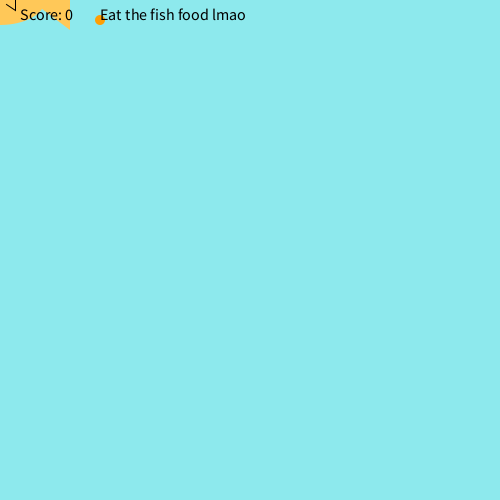
Frame 1 (no input)
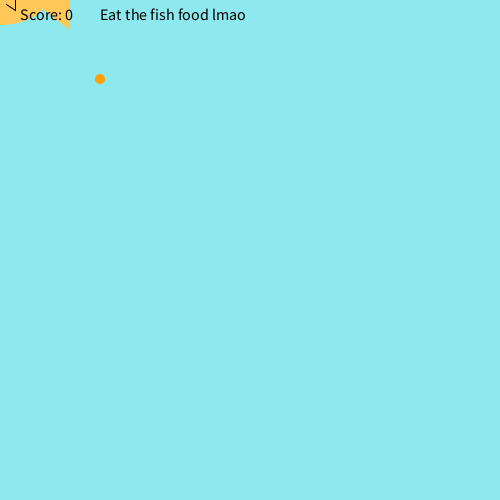
Frame 60 (the mouse pressed at the canvas centre just before this capture)
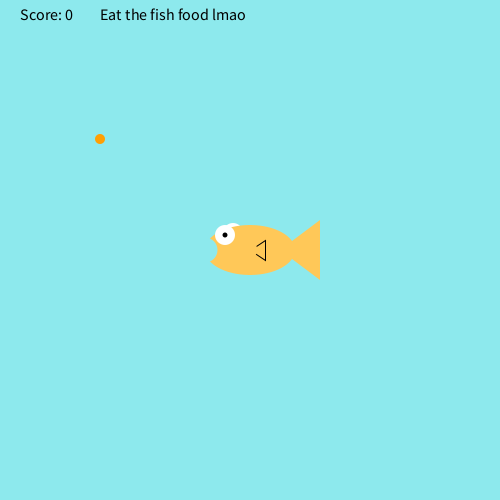
Frame 120 (the mouse held since frame 60 and released just before this capture)

The Processing sketch that drew these frames (run headless with seeded random() and noise(); from frame 60 on, the mouse is pressed at the canvas centre):

// Processing sketch: fishy
// ── fishy.pde
int foodX = 100;
int foodxp = 100;
int foodyp = 20;
int foodY = 20;
int score;
int sped = 1;
void setup(){
  size(500,500);

}


void draw(){
  background(141,233,237);
    fill(#FF9F03);
    noStroke();
    ellipse(foodX, foodY, 10, 10);  
    foodY = foodY + sped;
    if (foodY >= height){
          foodX = (int) random(width-20);      
    }

    drawFish();
    checkCatch(foodX, foodY);
    fill(0, 0, 0);
    textSize(16);
    text("Score: " + score, 20, 20);
    fill(0,0,0);
    textSize(16);
    text("Eat the fish food lmao" , 100, 20);
    if (score==15){
      sped = 2;
    }
    else if (score==35){
      sped = 3;
    }
        else if (score==55){
      sped = 4;
    }
        else if (score==75){
      sped = 5;
    }
        else if (score==95){
      sped = 6;
    }
    if (score == 150){
      background(141,233,237);
      fill(0,0,0);
      textSize(16);
      text("congrats you won loser lmao" , 100, 20);
    }
}

void drawFish(){
     noStroke();
     fill(255,255,255);
     ellipse(mouseX-17,mouseY-17,20,20); //back side eye
     fill(255,200,88);
     ellipse(mouseX,mouseY,90,50); //body
     triangle(mouseX+30,mouseY,mouseX+70,mouseY+30,mouseX+70,mouseY-30); //tail
     stroke(0);
     triangle(mouseX,mouseY,mouseX+15,mouseY+10,mouseX+15,mouseY-10); //side fin
     noStroke();
     fill(255,200,88);
     ellipse(mouseX,mouseY,15,15); //side fin cover
     noStroke();
     fill(255,255,255);
     ellipse(mouseX-25,mouseY-15,20,20); //front eye
     fill(0,0,0);
     ellipse(mouseX-25,mouseY-15,5,5); //pupil
     fill(141,233,237);
     ellipse(mouseX-45,mouseY,25,25); //mouth
}

void checkCatch(int x, int y){
     if(x > mouseX && x < mouseX+70){
          if(y > mouseY-17 && y < mouseY+30){
               score++;
               foodY = 20; //if the food was eaten, make more food fall from the top
               foodX = (int) random(width-20);
          }
     }
     else if (foodY > height && score > 0){
          score--;
     }
}
